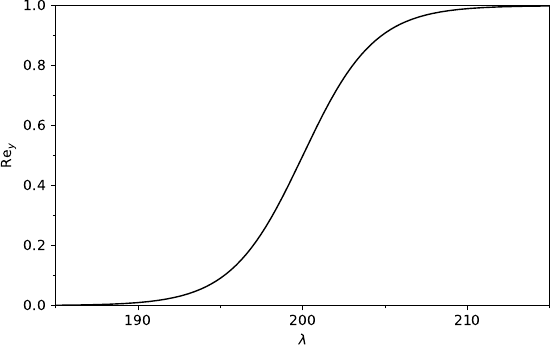

Source code (Python):
import numpy as np
import matplotlib.pyplot as plt
plt.style.use('default')

A_2layer = 0.05*200*2/np.log((1.+0.98)/(1.-0.98))
Rey = np.linspace(150,250,1000)
lambdaa = 0.5*(1+np.tanh((Rey-200)/A_2layer))

plt.style.use('oneHalfColumn.mplstyle')
fig, ax = plt.subplots()
ax.set_xlabel(r'$\lambda$')
ax.set_ylabel(r'$\mathrm{Re}_y$')
ax.axis([185, 215.0, 0, 1])
ax.xaxis.set_major_locator(plt.MultipleLocator(10))
ax.xaxis.set_minor_locator(plt.MultipleLocator(5))
ax.yaxis.set_major_locator(plt.MultipleLocator(0.2))
ax.yaxis.set_minor_locator(plt.MultipleLocator(0.1))
ax.plot(Rey, lambdaa,
        color='black',
        linewidth=1,
        linestyle='-')
fig.tight_layout(pad=0.01)
plt.savefig('2lKEps_lambda.pdf',
            format='pdf')
